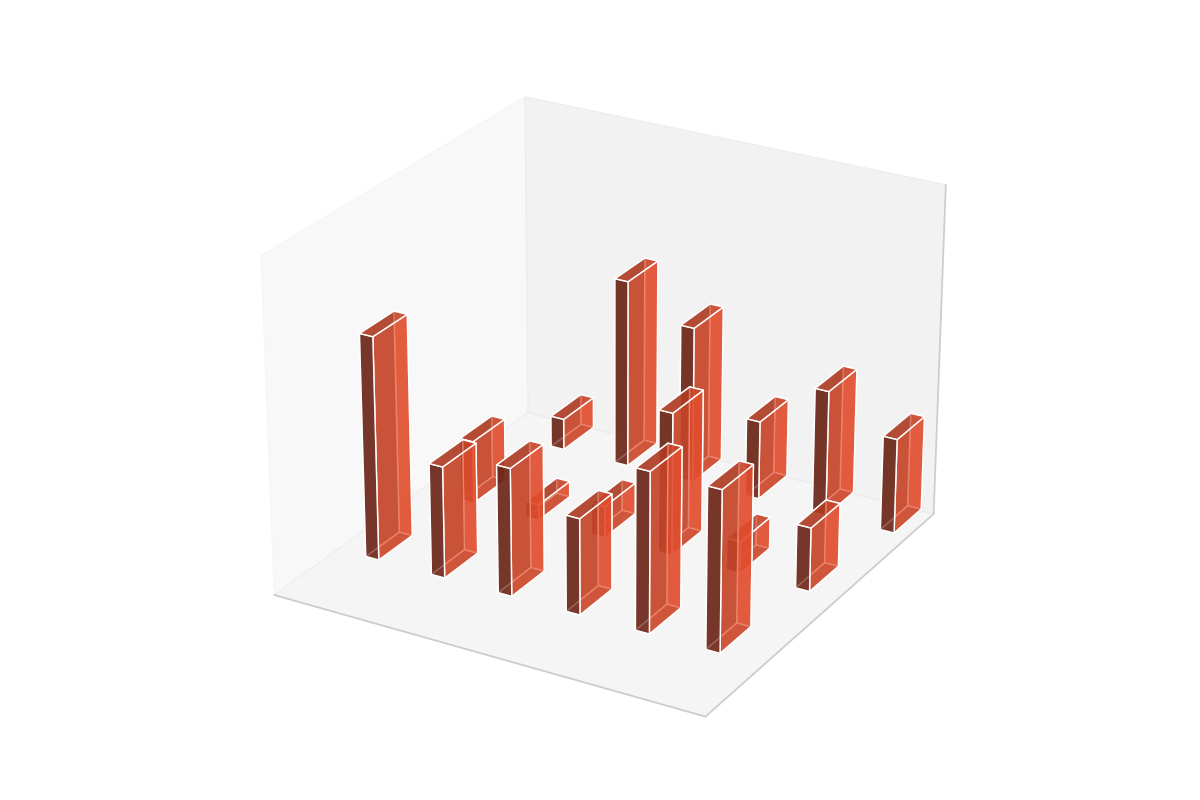

Generate this figure with Python:
import matplotlib.pyplot as plt
import numpy as np

celestial_bodies = ['Mercury', 'Venus', 'Mars', 'Jupiter', 'Saturn', 'Asteroids']
missions_data = {
    'Orbiters': [30, 40, 25, 50, 60, 10],
    'Landers': [20, 10, 45, 10, 5, 20],
    'Flybys': [50, 50, 30, 40, 35, 70]
}

fig = plt.figure(figsize=(12, 8))
ax = fig.add_subplot(111, projection='3d')

x_pos = np.arange(len(celestial_bodies))
y_pos = np.arange(len(missions_data))

bar_width = 0.2
bar_depth = 0.4

# Consistent color for all mission types
consistent_color = '#FF5733'

for idx, (mission_type, percentages) in enumerate(missions_data.items()):
    x_offset = bar_width * idx
    ax.bar3d(x_pos + x_offset, idx, [0] * len(percentages), bar_width, bar_depth, percentages,
             color=consistent_color, alpha=0.7)

ax.set_xticks([])
ax.set_yticks([])
ax.set_zticks([])
ax.set_xlim(0, len(celestial_bodies))
ax.set_ylim(0, len(missions_data))
ax.set_zlim(0, 100)

plt.tight_layout()

ax.view_init(elev=25, azim=120)

plt.show()
